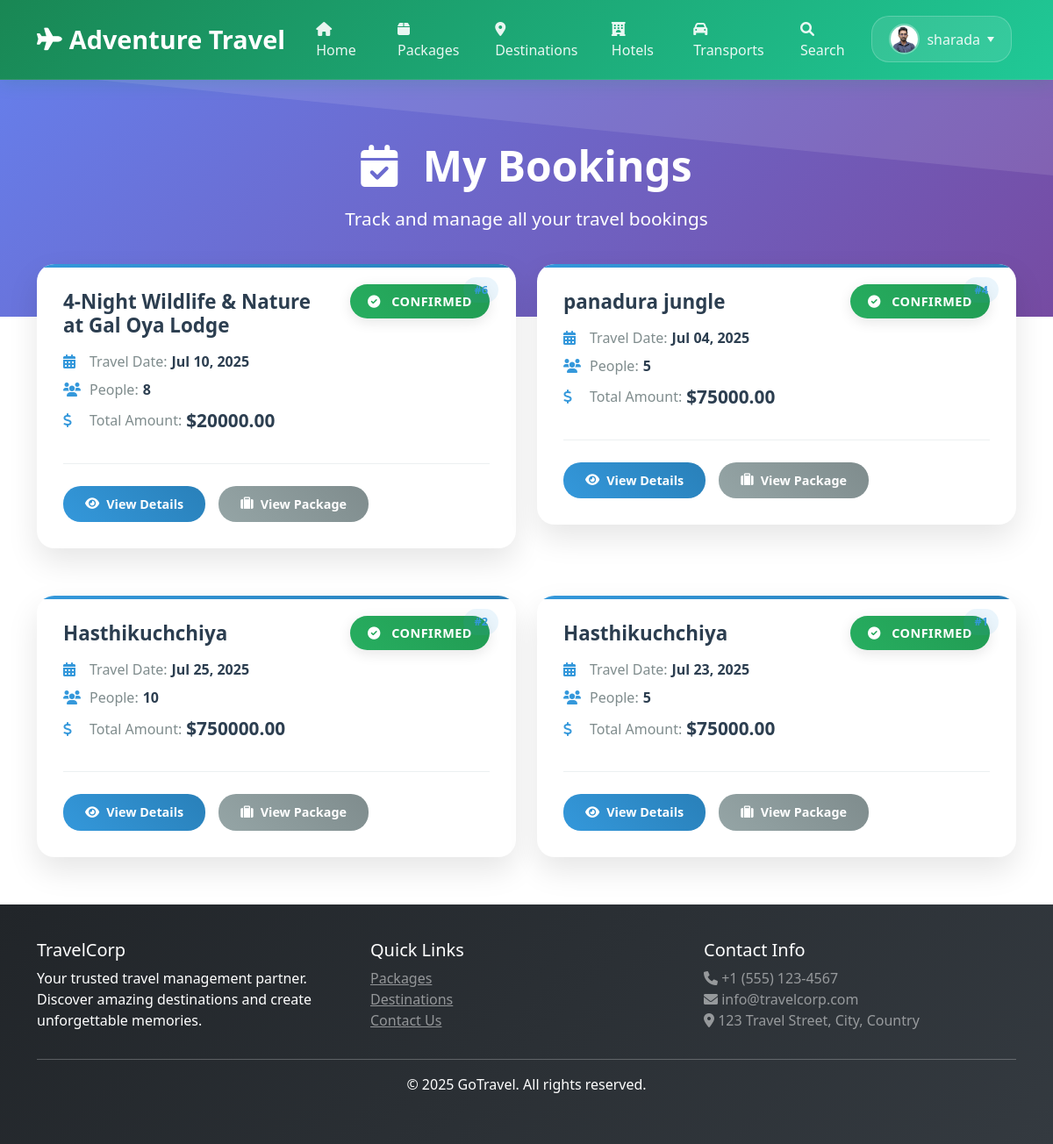
The page /bookings/ (signed in) on the database its author committed.
### travel/models.py (models this page shows, shortened)
class UserProfile(models.Model):
    USER_ROLES = [
        ('admin', 'Admin'),
        ('agent', 'Agent'),
        ('customer', 'Customer'),
    ]
    user = models.OneToOneField(User, on_delete=models.CASCADE, unique=True)
    role = models.CharField(max_length=10, choices=USER_ROLES, default='customer')
    phone = models.CharField(max_length=15, blank=True)
    address = models.TextField(blank=True)
    profile_picture = models.ImageField(upload_to='profiles/', blank=True, null=True)
    created_at = models.DateTimeField(auto_now_add=True)
    class Meta:
        verbose_name = "User Profile"
        verbose_name_plural = "User Profiles"

class Booking(models.Model):
    BOOKING_STATUS = [
        ('pending', 'Pending'),
        ('confirmed', 'Confirmed'),
        ('cancelled', 'Cancelled'),
        ('completed', 'Completed'),
    ]
    PAYMENT_STATUS = [
        ('pending', 'Pending'),
        ('paid', 'Paid'),
        ('failed', 'Failed'),
        ('refunded', 'Refunded'),
    ]
    user = models.ForeignKey(User, on_delete=models.CASCADE)
    package = models.ForeignKey(Package, on_delete=models.CASCADE, null=True, blank=True)
    hotel = models.ForeignKey(Hotel, on_delete=models.CASCADE, null=True, blank=True)
    transport = models.ForeignKey(Transport, on_delete=models.CASCADE, null=True, blank=True)
    booking_date = models.DateTimeField(auto_now_add=True)
    travel_date = models.DateField()
    return_date = models.DateField(null=True, blank=True)
    num_people = models.IntegerField(default=1)
    total_amount = models.DecimalField(max_digits=10, decimal_places=2)
    status = models.CharField(max_length=20, choices=BOOKING_STATUS, default='pending')
    payment_status = models.CharField(max_length=20, choices=PAYMENT_STATUS, default='pending')
    special_requests = models.TextField(blank=True)
    created_at = models.DateTimeField(auto_now_add=True)
    updated_at = models.DateTimeField(auto_now=True)

class Package(models.Model):
    PACKAGE_TYPES = [
        ('tour', 'Tour Package'),
        ('hotel', 'Hotel Package'),
        ('transport', 'Transport Package'),
        ('combo', 'Combo Package'),
    ]
    name = models.CharField(max_length=200)
    destinations = models.ManyToManyField(Destination, related_name='packages', help_text="Destinations included in this package")
    hotels = models.ManyToManyField('Hotel', blank=False, related_name='packages', help_text="Hotels included in this package (At least one hotel must be selected)")
    transports = models.ManyToManyField('Transport', blank=True, related_name='packages', help_text="Transports included in this package")
    package_type = models.CharField(max_length=20, choices=PACKAGE_TYPES)
    description = models.TextField()
    price = models.DecimalField(max_digits=10, decimal_places=2)
    duration_days = models.IntegerField()
    max_people = models.IntegerField()
    includes = models.TextField(help_text="What's included in the package")
    excludes = models.TextField(help_text="What's not included")
    keywords = models.TextField(blank=True, help_text="Keywords/tags for searching, separated by commas (e.g., adventure, luxury, budget, family)")
    image = models.ImageField(upload_to='packages/')
    is_active = models.BooleanField(default=True)
    is_featured = models.BooleanField(default=False, help_text="Mark as featured package")
    created_by = models.ForeignKey(User, on_delete=models.CASCADE)
    created_at = models.DateTimeField(auto_now_add=True)
    updated_at = models.DateTimeField(auto_now=True)

### travel/views.py (the view)
# urls.py: path('bookings/', views.booking_history, name='booking_history'),
@login_required
def booking_history(request):
    try:
        bookings = Booking.objects.filter(user=request.user).order_by('-created_at')
    except:
        bookings = []
    paginator = Paginator(bookings, 10)
    page_number = request.GET.get('page')
    page_obj = paginator.get_page(page_number)
    template = loader.get_template('travel/booking_history.html')
    context = {
        'page_obj': page_obj,
    }
    return HttpResponse(template.render(context, request))

### travel/context_processors.py (called while the page is built)
def user_profile(request):
    if request.user.is_authenticated:
        try:
            profile, created = UserProfile.objects.get_or_create(user=request.user)
            return {'user_profile': profile}
        except:
            return {'user_profile': None}
    return {'user_profile': None}

### travel/templates/travel/booking_history.html (shortened to what this page needs)
{% extends 'travel/base.html' %}
{% block content %}
<div class="bookings-hero">
    <div class="container">
        <div class="bookings-hero-content">
            <h1 class="bookings-title">
                <i class="fas fa-calendar-check me-3"></i>
                My Bookings
            </h1>
            <p class="bookings-subtitle">Track and manage all your travel bookings</p>
        </div>
    </div>
</div>
<div class="container bookings-container">
    {% if page_obj %}
        <div class="row">
            {% for booking in page_obj %}
                <div class="col-lg-6 col-md-12 mb-4">
                    <div class="booking-card fade-in">
                        <div class="booking-id">
                            #{{ booking.id }}
                        </div>
                        <div class="booking-card-body">
                            <div class="booking-header">
                                <div class="booking-info">
                                    <h5 class="booking-title">
                                        {% if booking.package %}
                                            {{ booking.package.name }}
                                        {% else %}
                                            Booking #{{ booking.id }}
                                        {% endif %}
                                    </h5>
                                    <div class="booking-detail">
                                        <i class="fas fa-calendar-alt"></i>
                                        <span>Travel Date:</span>
                                        <strong>{{ booking.travel_date|date:"M d, Y" }}</strong>
                                    </div>
                                    <div class="booking-detail">
                                        <i class="fas fa-users"></i>
                                        <span>People:</span>
                                        <strong>{{ booking.num_people }}</strong>
                                    </div>
                                    <div class="booking-detail">
                                        <i class="fas fa-dollar-sign"></i>
                                        <span>Total Amount:</span>
                                        <strong class="total-amount">${{ booking.total_amount }}</strong>
                                    </div>
                                </div>
                                <div class="booking-status">
                                    <span class="status-badge {% if booking.status == 'confirmed' %}confirmed{% elif booking.status == 'pending' %}pending{% else %}cancelled{% endif %}">
                                        {% if booking.status == 'confirmed' %}
                                            <i class="fas fa-check-circle me-2"></i>
                                        {% elif booking.status == 'pending' %}
                                            <i class="fas fa-clock me-2"></i>
                                        {% else %}
                                            <i class="fas fa-times-circle me-2"></i>
                                        {% endif %}
                                        {{ booking.get_status_display }}
                                    </span>
                                </div>
                            </div>
                            <div class="booking-actions">
                                <a href="{% url 'booking_detail' booking.id %}" class="btn-view-details">
                                    <i class="fas fa-eye me-2"></i>
                                    View Details
                                </a>
                                {% if booking.package %}
                                    <a href="{% url 'package_detail' booking.package.id %}" class="btn-view-package">
                                        <i class="fas fa-suitcase me-2"></i>
                                        View Package
                                    </a>
                                {% endif %}
                            </div>
                        </div>
                    </div>
                </div>
            {% endfor %}
        </div>
    {% endif %}
</div>
{% endblock %}

### travel/templates/travel/base.html (shortened to what this page needs)
<!DOCTYPE html>
<html lang="en">
  <head>
    <link
      href="https://cdn.jsdelivr.net/npm/bootstrap@5.1.3/dist/css/bootstrap.min.css"
      rel="stylesheet"
    />
    <link
      href="https://cdnjs.cloudflare.com/ajax/libs/font-awesome/6.0.0/css/all.min.css"
      rel="stylesheet"
    />
  </head>
  <body>
    <nav class="navbar navbar-expand-lg fixed-top">
      <div class="container">
        <a class="navbar-brand" href="{% url 'home' %}">
          <i class="fas fa-plane"></i>
          <span>Adventure Travel</span>
        </a>
        <div class="collapse navbar-collapse" id="navbarNav">
          <ul class="navbar-nav me-auto">
            <li class="nav-item">
              <a class="nav-link" href="{% url 'home' %}">
                <i class="fas fa-home me-1"></i>Home
              </a>
            </li>
            <li class="nav-item">
              <a class="nav-link" href="{% url 'package_list' %}">
                <i class="fas fa-box me-1"></i>Packages
              </a>
            </li>
            <li class="nav-item">
              <a class="nav-link" href="{% url 'destinations' %}">
                <i class="fas fa-map-marker-alt me-1"></i>Destinations
              </a>
            </li>
            <li class="nav-item">
              <a class="nav-link" href="{% url 'hotels' %}">
                <i class="fas fa-hotel me-1"></i>Hotels
              </a>
            </li>
            <li class="nav-item">
              <a class="nav-link" href="{% url 'transports' %}">
                <i class="fas fa-car me-1"></i>Transports
              </a>
            </li>
            <li class="nav-item">
              <a class="nav-link" href="{% url 'advanced_search' %}">
                <i class="fas fa-search me-1"></i>Search
              </a>
            </li>
          </ul>
          <ul class="navbar-nav auth-buttons">
            {% if user.is_authenticated %}
            <li class="nav-item dropdown">
              <a
                class="nav-link dropdown-toggle user-info"
                href="#"
                id="navbarDropdown"
                role="button"
                data-bs-toggle="dropdown"
                aria-expanded="false"
              >
                {% if user.userprofile.profile_picture %}
                <img
                  src="{{ user.userprofile.profile_picture.url }}"
                  alt="Profile"
                  class="profile-pic"
                />
                {% else %}
                <div class="profile-placeholder">
                  <i class="fas fa-user"></i>
                </div>
                {% endif %}
                <span>{{ user.username }}</span>
              </a>
            </li>
            {% endif %}
          </ul>
        </div>
      </div>
    </nav>
    <main style="padding-top: 80px">
       {% block content %} {% endblock %}
    </main>
    <footer class="bg-dark text-white">
      <div class="container">
        <div class="row">
          <div class="col-md-4">
            <h5>TravelCorp</h5>
            <p>
              Your trusted travel management partner. Discover amazing
              destinations and create unforgettable memories.
            </p>
          </div>
          <div class="col-md-4">
            <h5>Quick Links</h5>
            <ul class="list-unstyled">
              <li>
                <a href="{% url 'package_list' %}" class="text-white-50"
                  >Packages</a
                >
              </li>
              <li>
                <a href="{% url 'destinations' %}" class="text-white-50"
                  >Destinations</a
                >
              </li>
              <li><a href="#" class="text-white-50">Contact Us</a></li>
            </ul>
          </div>
          <div class="col-md-4">
            <h5>Contact Info</h5>
            <p class="text-white-50">
              <i class="fas fa-phone"></i> +1 (555) 123-4567<br />
              <i class="fas fa-envelope"></i> info@travelcorp.com<br />
              <i class="fas fa-map-marker-alt"></i> 123 Travel Street, City,
              Country
            </p>
          </div>
        </div>
        <hr />
        <div class="text-center">
          <p>&copy; 2025 GoTravel. All rights reserved.</p>
        </div>
      </div>
    </footer>
  </body>
</html>

### travel/templates/travel/base.html (style rules this page uses)
:root { --primary-color: #198754; --secondary-color: #28a745; --gradient-start: #198754; --gradient-end: #20c997; --shadow-light: 0 2px 10px rgba(0, 0, 0, 0.1); --shadow-medium: 0 4px 20px rgba(0, 0, 0, 0.15); --shadow-heavy: 0 8px 30px rgba(0, 0, 0, 0.2); }
.navbar { background: linear-gradient( 135deg, #198754 0%, #20c997 100% ) !important; backdrop-filter: blur(20px); border-bottom: 1px solid rgba(255, 255, 255, 0.1); transition: all 0.3s ease; padding: 0.8rem 0; box-shadow: 0 2px 20px rgba(25, 135, 84, 0.2); }
.navbar-brand { font-weight: 700; color: white !important; font-size: 1.8rem; display: flex; align-items: center; transition: all 0.3s ease; text-decoration: none; }
.navbar-brand i { margin-right: 0.5rem; font-size: 1.6rem; animation: float 3s ease-in-out infinite; }
.navbar-nav .nav-link { color: rgba(255, 255, 255, 0.9) !important; font-weight: 500; padding: 0.5rem 1rem !important; margin: 0 0.2rem; border-radius: 8px; transition: all 0.3s ease; position: relative; overflow: hidden; }
.navbar-nav .nav-link::before { content: ""; position: absolute; top: 0; left: -100%; width: 100%; height: 100%; background: linear-gradient( 90deg, transparent, rgba(255, 255, 255, 0.2), transparent ); transition: left 0.5s; }
.navbar-nav .nav-item { position: relative; }
.navbar-nav .nav-item::after { content: ""; position: absolute; bottom: -5px; left: 50%; width: 0; height: 2px; background: white; transition: all 0.3s ease; transform: translateX(-50%); }
footer { background: linear-gradient(135deg, #212529 0%, #343a40 100%); color: white; padding: 40px 0; }
.profile-pic { width: 35px; height: 35px; border-radius: 50%; object-fit: cover; border: 2px solid rgba(255, 255, 255, 0.3); margin-right: 8px; transition: all 0.3s ease; }
.navbar-nav .dropdown-toggle::after { margin-left: 0.5em; border-top: 0.4em solid; border-right: 0.3em solid transparent; border-left: 0.3em solid transparent; transition: transform 0.3s ease; }
.user-info { display: flex; align-items: center; padding: 0.5rem 1rem; border-radius: 25px; background: rgba(255, 255, 255, 0.1); transition: all 0.3s ease; border: 1px solid rgba(255, 255, 255, 0.2); }
.auth-buttons .nav-link { background: rgba(255, 255, 255, 0.1); border: 1px solid rgba(255, 255, 255, 0.2); border-radius: 20px; margin: 0 0.3rem; padding: 0.5rem 1.2rem !important; transition: all 0.3s ease; }

### rows shown on the page
Booking: id "6", package.name "4‑Night Wildlife & Nature at Gal Oya Lodge", travel_date "Jul 10, 2025", num_people "8", total_amount "20000.00", status "CONFIRMED", shows "View Package"
Booking: id "4", package.name "panadura jungle", travel_date "Jul 04, 2025", num_people "5", total_amount "75000.00", status "CONFIRMED", shows "View Package"
Booking: id "2", package.name "Hasthikuchchiya", travel_date "Jul 25, 2025", num_people "10", total_amount "750000.00", status "CONFIRMED", shows "View Package"
Booking: id "1", package.name "Hasthikuchchiya", travel_date "Jul 23, 2025", num_people "5", total_amount "75000.00", status "CONFIRMED", shows "View Package"

### other values the page prints
{{ user.username }} "sharada"
